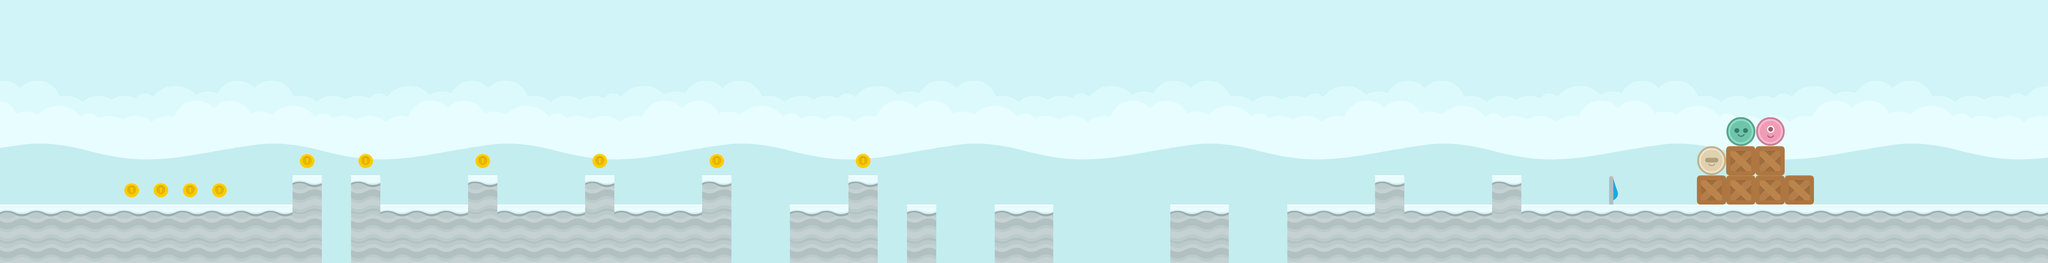

Below is a game level as drawn by its tile map, then a one-line description and the .tmx file that defines it, in full:
An orthogonal 70x9 tile map with 128x128 px tiles, 2 tile layers (Tile Layer 1, Tile Layer 2), 5 tilesets and 31 objects.

<map version="1.0" orientation="orthogonal" renderorder="right-down" width="70" height="9" tilewidth="128" tileheight="128" nextobjectid="36">
 <tileset firstgid="1" name="spritesheet_items" tilewidth="128" tileheight="128" tilecount="32" columns="8">
  <image source="../tilesets/spritesheet_items.png" width="1024" height="512" />
 </tileset>
 <tileset firstgid="33" name="blue_land" tilewidth="128" tileheight="128" tilecount="64" columns="8">
  <image source="../tilesets/blue_land.png" width="1024" height="1024" />
 </tileset>
 <tileset firstgid="97" name="spritesheet_tiles" tilewidth="128" tileheight="128" spacing="2" margin="1" tilecount="128" columns="8">
  <image source="../tilesets/spritesheet_tiles.png" width="1040" height="2080" />
 </tileset>
 <tileset firstgid="225" name="spritesheet_ground" tilewidth="128" tileheight="128" spacing="2" margin="1" tilecount="128" columns="8">
  <image source="../tilesets/spritesheet_ground.png" width="1040" height="2080" />
 </tileset>
 <tileset firstgid="353" name="players" tilewidth="128" tileheight="128" tilecount="4" columns="4">
  <image source="../tilesets/players.png" width="512" height="128" />
 </tileset>
 <layer name="Tile Layer 1" width="70" height="9">
  <data encoding="csv">
33,34,35,36,37,38,39,40,33,34,35,36,37,38,39,40,33,34,35,36,37,38,39,40,33,34,35,36,37,38,39,40,33,34,35,36,37,38,39,40,33,34,35,36,37,38,39,40,33,34,35,36,37,38,39,40,33,34,35,36,37,38,39,40,33,34,35,36,37,38,
41,42,43,44,45,46,47,48,41,42,43,44,45,46,47,48,41,42,43,44,45,46,47,48,41,42,43,44,45,46,47,48,41,42,43,44,45,46,47,48,41,42,43,44,45,46,47,48,41,42,43,44,45,46,47,48,41,42,43,44,45,46,47,48,41,42,43,44,45,46,
49,50,51,52,53,54,55,56,49,50,51,52,53,54,55,56,49,50,51,52,53,54,55,56,49,50,51,52,53,54,55,56,49,50,51,52,53,54,55,56,49,50,51,52,53,54,55,56,49,50,51,52,53,54,55,56,49,50,51,52,53,54,55,56,49,50,51,52,53,54,
57,58,59,60,61,62,63,64,57,58,59,60,61,62,63,64,57,58,59,60,61,62,63,64,57,58,59,60,61,62,63,64,57,58,59,60,61,62,63,64,57,58,59,60,61,62,63,64,57,58,59,60,61,62,63,64,57,58,59,60,61,62,63,64,57,58,59,60,61,62,
65,66,67,68,69,70,71,72,65,66,67,68,69,70,71,72,65,66,67,68,69,70,71,72,65,66,67,68,69,70,71,72,65,66,67,68,69,70,71,72,65,66,67,68,69,70,71,72,65,66,67,68,69,70,71,72,65,66,67,68,69,70,71,72,65,66,67,68,69,70,
73,74,75,76,77,78,79,80,73,74,75,76,77,78,79,80,73,74,75,76,77,78,79,80,73,74,75,76,77,78,79,80,73,74,75,76,77,78,79,80,73,74,75,76,77,78,79,80,73,74,75,76,77,78,79,80,73,74,75,76,77,78,79,80,73,74,75,76,77,78,
81,82,83,84,85,86,87,88,81,82,83,84,85,86,87,88,81,82,83,84,85,86,87,88,81,82,83,84,85,86,87,88,81,82,83,84,85,86,87,88,81,82,83,84,85,86,87,88,81,82,83,84,85,86,87,88,81,82,83,84,85,86,87,88,81,82,83,84,85,86,
83,84,85,86,87,88,88,88,88,88,91,92,93,94,95,96,89,90,91,92,93,94,95,96,89,90,91,92,93,94,95,96,89,90,91,92,93,94,95,96,89,90,91,92,93,94,95,89,90,81,81,81,81,81,81,81,81,81,81,81,81,81,81,81,81,82,83,84,85,86,
91,92,93,94,95,96,96,96,96,96,96,96,96,96,96,96,96,96,96,96,96,96,96,96,96,96,96,96,96,96,96,96,96,96,96,96,96,96,96,96,96,96,96,96,96,96,96,96,96,89,89,89,89,89,89,89,89,89,89,89,89,89,89,89,89,90,91,92,93,94
</data>
 </layer>
 <layer name="Tile Layer 2" width="70" height="9">
  <data encoding="csv">
0,0,0,0,0,0,0,0,0,0,0,0,0,0,0,0,0,0,0,0,0,0,0,0,0,0,0,0,0,0,0,0,0,0,0,0,0,0,0,0,0,0,0,0,0,0,0,0,0,0,0,0,0,0,0,0,0,0,0,0,0,0,0,0,0,0,0,0,0,0,
0,0,0,0,0,0,0,0,0,0,0,0,0,0,0,0,0,0,0,0,0,31,0,0,0,0,0,0,0,0,0,0,0,0,0,0,0,0,0,0,0,0,0,0,0,0,0,0,0,0,0,0,0,0,0,0,0,0,0,0,0,0,0,0,0,0,0,0,0,0,
0,0,0,0,0,0,0,0,0,0,0,0,0,0,0,0,0,0,0,0,0,0,0,0,0,0,0,0,0,0,0,0,0,0,0,0,0,0,0,0,0,0,0,0,0,0,0,0,0,0,0,0,0,0,0,0,0,0,0,0,0,0,0,0,0,0,0,0,0,0,
0,0,0,0,0,0,0,0,0,0,0,0,0,0,0,0,0,0,0,0,0,0,0,0,0,0,0,0,0,0,0,0,0,0,0,0,0,0,0,0,0,0,0,0,0,0,0,0,0,0,0,0,0,0,0,0,0,0,0,0,0,0,0,0,0,0,0,0,0,0,
0,0,0,0,0,0,0,0,0,0,0,0,0,0,0,0,0,0,0,0,0,0,0,0,0,0,0,0,0,0,0,0,0,0,0,0,0,0,0,0,0,0,0,0,0,0,0,0,0,0,0,0,0,0,0,0,0,0,0,356,353,0,0,0,0,0,0,0,0,0,
0,0,0,0,0,0,0,0,0,0,30,0,30,0,0,0,30,0,0,0,30,0,0,0,30,0,0,0,0,30,0,0,0,0,0,0,0,0,0,0,0,0,0,0,0,0,0,0,0,0,0,0,0,0,0,0,0,0,355,129,129,0,0,0,0,0,0,0,0,0,
0,31,31,304,30,30,30,30,0,280,284,0,284,0,0,0,284,0,0,0,284,0,0,0,284,0,0,0,0,284,0,0,0,0,0,0,0,0,0,0,0,0,0,0,0,0,0,284,0,0,0,284,0,0,0,11,0,0,129,129,129,129,0,0,0,0,0,0,0,0,
284,284,284,284,284,284,284,284,284,284,277,0,277,284,284,284,277,284,284,284,277,284,284,284,277,0,0,284,284,277,0,284,0,0,284,284,0,0,0,0,284,284,0,0,284,284,284,277,284,284,284,277,284,284,284,284,284,284,284,284,284,284,284,284,284,284,284,284,284,284,
277,277,277,277,277,277,277,277,277,277,277,0,277,277,277,277,277,277,277,277,277,277,277,277,277,0,0,277,277,277,0,277,0,0,277,277,0,0,0,0,277,277,0,0,277,277,277,277,277,277,277,277,277,277,277,277,277,277,277,277,277,277,277,277,277,277,277,277,277,277
</data>
 </layer>
 <objectgroup name="Object Layer 1">
  <object id="2" x="5632" y="896" width="384" height="256" />
  <object id="3" x="6016" y="768" width="128" height="384" />
  <object id="4" x="6144" y="896" width="384" height="256" />
  <object id="5" x="6528" y="768" width="128" height="384" />
  <object id="6" x="6656" y="896" width="2304" height="256" />
  <object id="7" x="5120" y="896" width="256" height="256" />
  <object id="9" x="4352" y="896" width="256" height="256" />
  <object id="10" x="3968" y="896" width="128" height="256" />
  <object id="11" x="3712" y="768" width="128" height="384" />
  <object id="12" x="3456" y="896" width="256" height="256" />
  <object id="13" x="3072" y="768" width="128" height="384" />
  <object id="14" x="2688" y="896" width="384" height="256" />
  <object id="15" x="2560" y="768" width="128" height="384" />
  <object id="16" x="2176" y="896" width="384" height="256" />
  <object id="18" x="2048" y="768" width="128" height="384" />
  <object id="19" x="1664" y="896" width="384" height="256" />
  <object id="20" x="1536" y="768" width="128" height="384" />
  <object id="22" x="1280" y="768" width="128" height="384" />
  <object id="23" x="0" y="896" width="1280" height="256" />
 </objectgroup>
 <objectgroup name="Object Layer 2">
  <object id="24" x="544.5" y="798.667" width="64" height="64">
   <ellipse />
  </object>
  <object id="26" x="544.5" y="798.667" width="64" height="64">
   <ellipse />
  </object>
  <object id="27" x="672" y="800.667" width="64" height="64">
   <ellipse />
  </object>
  <object id="28" x="800.5" y="798.667" width="64" height="64">
   <ellipse />
  </object>
  <object id="29" x="928.5" y="798.667" width="64" height="64">
   <ellipse />
  </object>
  <object id="30" x="1312.5" y="670.667" width="64" height="64">
   <ellipse />
  </object>
  <object id="31" x="1568.5" y="670.667" width="64" height="64">
   <ellipse />
  </object>
  <object id="32" x="2080.5" y="670.667" width="64" height="64">
   <ellipse />
  </object>
  <object id="33" x="2592.5" y="670.667" width="64" height="64">
   <ellipse />
  </object>
  <object id="34" x="3104.5" y="670.667" width="64" height="64">
   <ellipse />
  </object>
  <object id="35" x="3744.5" y="670.667" width="64" height="64">
   <ellipse />
  </object>
 </objectgroup>
 <objectgroup name="finish">
  <object id="1" x="7168" y="0" width="128" height="896" />
 </objectgroup>
</map>
